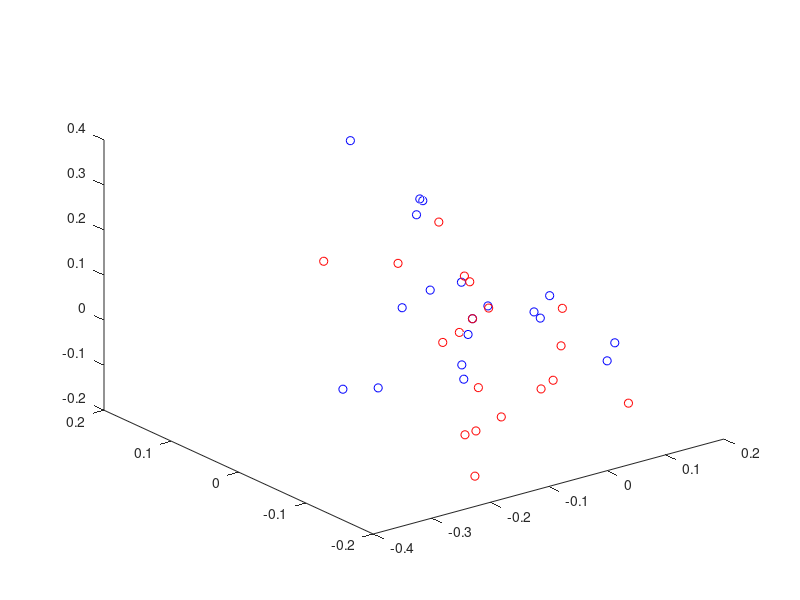

MATLAB code to generate this figure:
DoF = 9;
N = 2 * DoF;

mu = [0 0 0 1 4 -1.2 0.1 0.2 -0.05];

f = @(n) reshape(randperm(n^2),n,n);
A = f(DoF) * 0.001;
sigma = A*A'
rng default  % For reproducibility
R = mvnrnd(mu,sigma,N);
R(N+1, :) = R(1, :);
R(1, :) = mu;

figure
plot3(R(:,1),R(:,2),R(:,3),'ob')

mu = mean(R);
mu(1:3) = 0
C = zeros(9);
for i = 1:(N+1)
    v = R(i,:);
    C = C + (1/(N+1))*(v-mu)'*(v-mu);
end
C
R'

% Generate more points using our new Covariance Matrix
R = mvnrnd(mu,C,N);
R(N+1, :) = mu;
hold on
plot3(R(:,1),R(:,2),R(:,3),'or')
hold off
